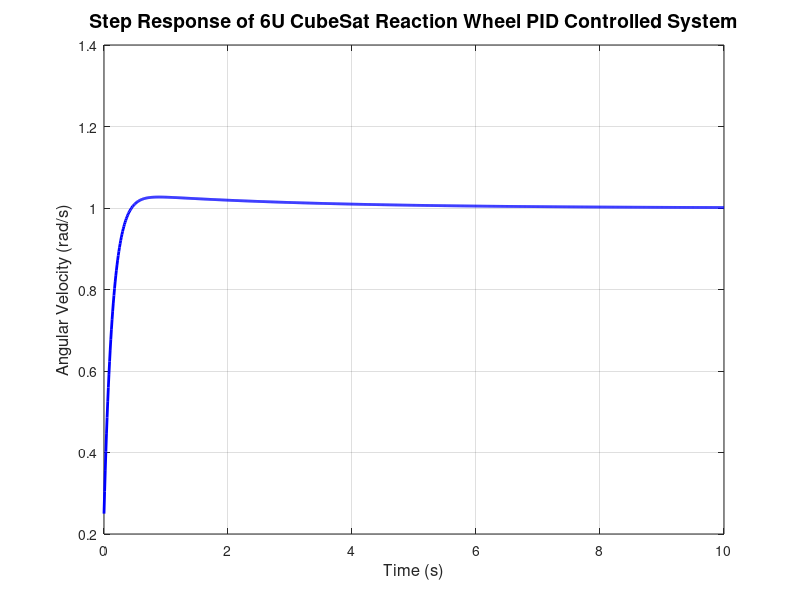

Source code (MATLAB): (Note: this script raises an error after producing the figure.)
% MATLAB Code for PID Control of Reaction Wheels for a 6U CubeSat

% Clear previous data
clc; clear; close all;

% System parameters for the reaction wheel specific to a 6U CubeSat
I = 0.3;                   % Moment of inertia (kg*m^2) for a reaction wheel
K = 0.1;                   % Gain of the system (Nm/rad/s)

% Create transfer function for the reaction wheel
num = [K];                 % Numerator of the transfer function
den = [I, 0];              % Denominator of the transfer function (I*s)
sys = tf(num, den);

% PID Controller parameters - increased values for better performance
Kp = 30;                   % Proportional gain
Ki = 10;                   % Integral gain
Kd = 1;                    % Derivative gain

% Create PID controller
C = pid(Kp, Ki, Kd);

% Open-loop transfer function
sys_open_loop = series(C, sys);

% Closed-loop transfer function with feedback
sys_closed_loop = feedback(sys_open_loop, 1);

% Time vector for simulation
t = 0:0.01:10;  % Simulation time from 0 to 10 seconds

% Step response of the closed-loop system
[y, t] = step(sys_closed_loop, t);

% Plotting the results
figure;

% Plot step response
plot(t, y, 'b', 'LineWidth', 2);
title('Step Response of 6U CubeSat Reaction Wheel PID Controlled System', 'FontSize', 14);
xlabel('Time (s)', 'FontSize', 12);
ylabel('Angular Velocity (rad/s)', 'FontSize', 12);
grid on;

% Adding a horizontal line at the setpoint (1.5 rad/s)
hold on;
yline(1, 'r--', 'Setpoint', 'LabelOrientation', 'horizontal', 'LineWidth', 1.5);
hold off;

% Adding legend
legend('Angular Velocity Response', 'Setpoint', 'Location', 'Best');

% Save the figure
saveas(gcf, 'reaction_wheel_pid_control_6U_setpoint_1_5_high_gains.png');
